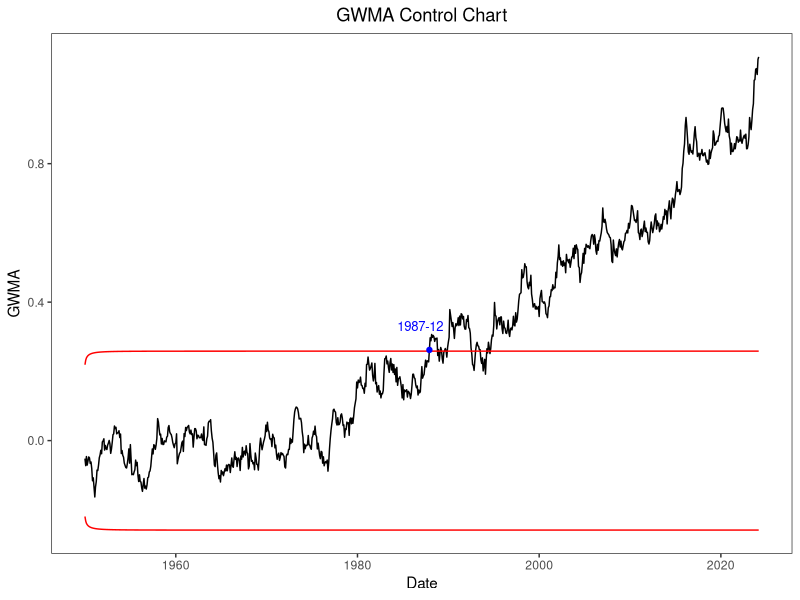

Recreate this plot in R.
library(readr)
Global <- read_csv("Global.csv")
Global <- Global[841:nrow(Global),]

month_map <- c("Jan" = 1, "Feb" = 2, "Mar" = 3, "Apr" = 4, "May" = 5, "Jun" = 6, 
               "Jul" = 7, "Aug" = 8, "Sep" = 9, "Oct" = 10, "Nov" = 11, "Dec" = 12)

Global$Month <- month_map[Global$Month]

Global$Date <- as.Date(paste(Global$Year, Global$Month, "1", sep = "-"))

x = Global$value
mu = 0
sigma=sd(x)
n=length(x)
q=0.8
alpha=0.5
L=2.955

wt=vj=c()
for(i in 1:n){wt[i] = q^((i-1)^alpha)-q^(i^alpha)}
for(j in 1:n){vj[j] = sum(wt[1:j]*wt[1:j])*(sigma^2)}

gwma=ucl=lcl=c()

for(j in 1:n){
  zsum = sum(wt[1:j]*x[j:1]) + mu*(q^(j^alpha))
  gwma[j]=zsum
  ucl[j]=mu+L*sqrt(vj[j])
  lcl[j]=mu-L*sqrt(vj[j])
}

exceed_indices <- which(gwma > ucl)[1]
print(exceed_indices)

library(ggplot2)

gwma_df <- data.frame(Date = Global$Date, GWMA=gwma, UCL = ucl, LCL = lcl)

ggplot(gwma_df, aes(x = Date)) +
  geom_line(aes(y = GWMA), color = "black") +
  geom_line(aes(y = UCL), color = "red", linetype = "solid") +
  geom_line(aes(y = LCL), color = "red", linetype = "solid") +
  labs(x = "Date", y = "GWMA", title = "GWMA Control Chart") +
  theme_bw() + 
  theme(panel.grid=element_blank())+
  theme(plot.title = element_text(hjust = 0.5))+
  geom_text(data = gwma_df[exceed_indices, ], aes(x = Date, y = GWMA, label = format(Date, "%Y-%m")), vjust = -1.9,hjust=0.7, color = "blue",size=3.3)+
  geom_point(data = gwma_df[exceed_indices, ], aes(x = Date, y = GWMA), color = "blue", size = 1.5)
